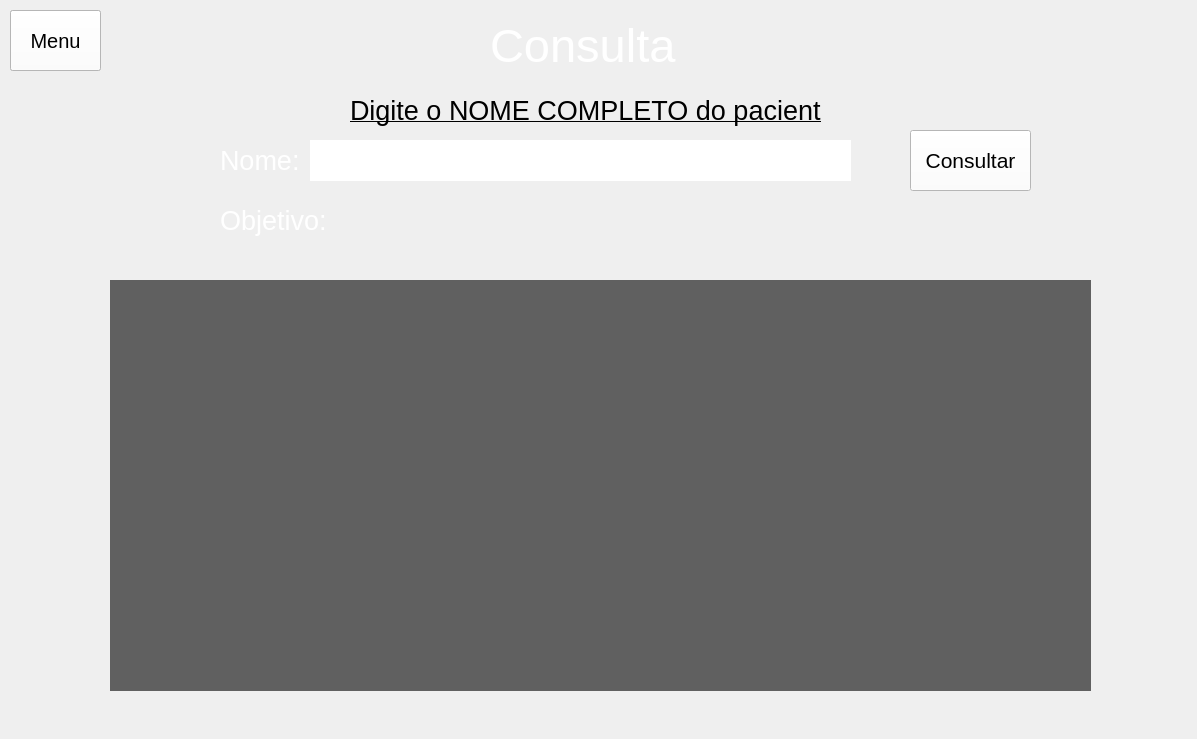
<?xml version="1.0" encoding="UTF-8"?>
<ui version="4.0">
 <class>tela_consulta</class>
 <widget class="QMainWindow" name="tela_consulta">
  <property name="geometry">
   <rect>
    <x>0</x>
    <y>0</y>
    <width>1197</width>
    <height>739</height>
   </rect>
  </property>
  <property name="windowTitle">
   <string>MainWindow</string>
  </property>
  <widget class="QWidget" name="centralwidget">
   <widget class="QLabel" name="label">
    <property name="geometry">
     <rect>
      <x>0</x>
      <y>0</y>
      <width>1197</width>
      <height>739</height>
     </rect>
    </property>
    <property name="text">
     <string/>
    </property>
    <property name="pixmap">
     <pixmap>imagens/bg_consulta2.jpg</pixmap>
    </property>
    <property name="scaledContents">
     <bool>true</bool>
    </property>
   </widget>
   <widget class="QLabel" name="consulta_nome">
    <property name="geometry">
     <rect>
      <x>220</x>
      <y>140</y>
      <width>721</width>
      <height>41</height>
     </rect>
    </property>
    <property name="font">
     <font>
      <pointsize>20</pointsize>
     </font>
    </property>
    <property name="styleSheet">
     <string notr="true">color: white;</string>
    </property>
    <property name="text">
     <string>Nome: </string>
    </property>
   </widget>
   <widget class="QLabel" name="titulo_consulta">
    <property name="geometry">
     <rect>
      <x>490</x>
      <y>20</y>
      <width>191</width>
      <height>51</height>
     </rect>
    </property>
    <property name="font">
     <font>
      <pointsize>35</pointsize>
     </font>
    </property>
    <property name="styleSheet">
     <string notr="true">color: white;</string>
    </property>
    <property name="text">
     <string>Consulta</string>
    </property>
   </widget>
   <widget class="QLabel" name="consulta_lista">
    <property name="geometry">
     <rect>
      <x>110</x>
      <y>280</y>
      <width>981</width>
      <height>411</height>
     </rect>
    </property>
    <property name="font">
     <font>
      <pointsize>20</pointsize>
     </font>
    </property>
    <property name="styleSheet">
     <string notr="true">background-color:rgba(0, 0, 0, 0.6);
color: white;</string>
    </property>
    <property name="text">
     <string>&lt;html&gt;&lt;head/&gt;&lt;body&gt;&lt;p align=&quot;center&quot;&gt;&lt;br/&gt;&lt;/p&gt;&lt;/body&gt;&lt;/html&gt;</string>
    </property>
    <property name="alignment">
     <set>Qt::AlignCenter</set>
    </property>
   </widget>
   <widget class="QLabel" name="consulta_obj">
    <property name="geometry">
     <rect>
      <x>220</x>
      <y>200</y>
      <width>451</width>
      <height>41</height>
     </rect>
    </property>
    <property name="font">
     <font>
      <pointsize>20</pointsize>
     </font>
    </property>
    <property name="styleSheet">
     <string notr="true">color: white;</string>
    </property>
    <property name="text">
     <string>Objetivo: </string>
    </property>
   </widget>
   <widget class="QPushButton" name="botao_voltar">
    <property name="geometry">
     <rect>
      <x>10</x>
      <y>10</y>
      <width>91</width>
      <height>61</height>
     </rect>
    </property>
    <property name="font">
     <font>
      <pointsize>15</pointsize>
     </font>
    </property>
    <property name="styleSheet">
     <string notr="true">background-color: rgb(255, 255, 255);</string>
    </property>
    <property name="text">
     <string>Voltar</string>
    </property>
   </widget>
   <widget class="QPushButton" name="botao_consultar_user">
    <property name="geometry">
     <rect>
      <x>910</x>
      <y>130</y>
      <width>121</width>
      <height>61</height>
     </rect>
    </property>
    <property name="font">
     <font>
      <pointsize>16</pointsize>
     </font>
    </property>
    <property name="styleSheet">
     <string notr="true">background-color: rgb(255, 255, 255);</string>
    </property>
    <property name="text">
     <string>Consultar</string>
    </property>
   </widget>
   <widget class="QLineEdit" name="input_user">
    <property name="geometry">
     <rect>
      <x>310</x>
      <y>140</y>
      <width>541</width>
      <height>41</height>
     </rect>
    </property>
    <property name="font">
     <font>
      <pointsize>15</pointsize>
     </font>
    </property>
    <property name="text">
     <string/>
    </property>
    <property name="frame">
     <bool>false</bool>
    </property>
   </widget>
   <widget class="QPushButton" name="botao_menu">
    <property name="geometry">
     <rect>
      <x>10</x>
      <y>10</y>
      <width>91</width>
      <height>61</height>
     </rect>
    </property>
    <property name="font">
     <font>
      <pointsize>15</pointsize>
     </font>
    </property>
    <property name="styleSheet">
     <string notr="true">background-color: rgb(255, 255, 255);</string>
    </property>
    <property name="text">
     <string>Menu</string>
    </property>
   </widget>
   <widget class="QLabel" name="label_info">
    <property name="geometry">
     <rect>
      <x>350</x>
      <y>90</y>
      <width>471</width>
      <height>41</height>
     </rect>
    </property>
    <property name="font">
     <font>
      <pointsize>20</pointsize>
      <underline>true</underline>
     </font>
    </property>
    <property name="styleSheet">
     <string notr="true"/>
    </property>
    <property name="text">
     <string>Digite o NOME COMPLETO do paciente</string>
    </property>
   </widget>
  </widget>
 </widget>
 <resources/>
 <connections/>
</ui>
